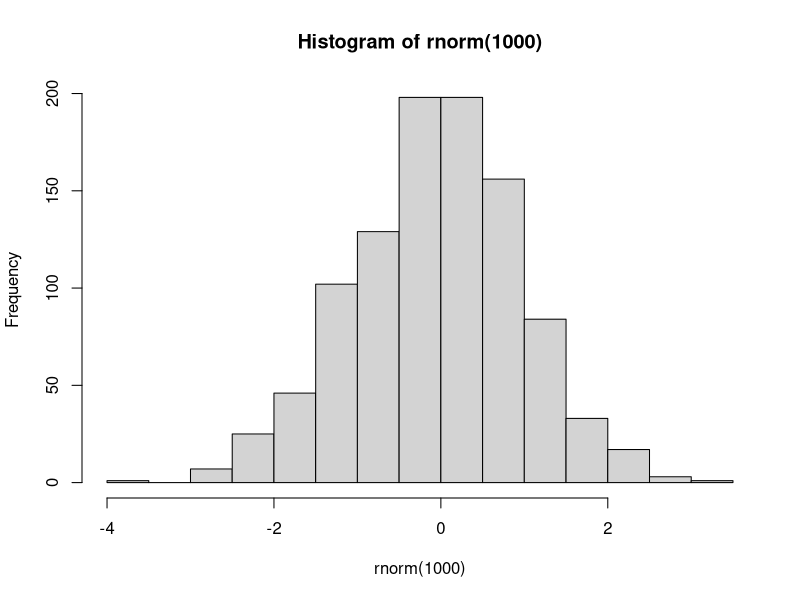
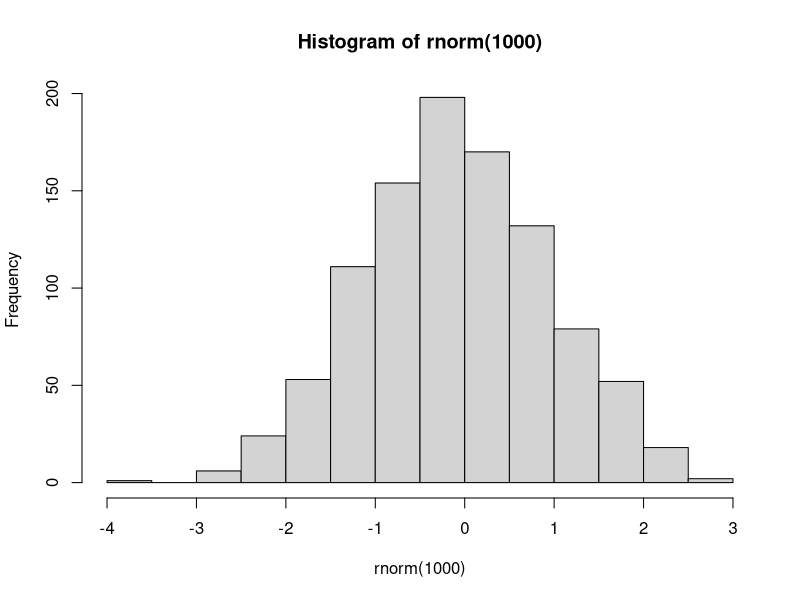
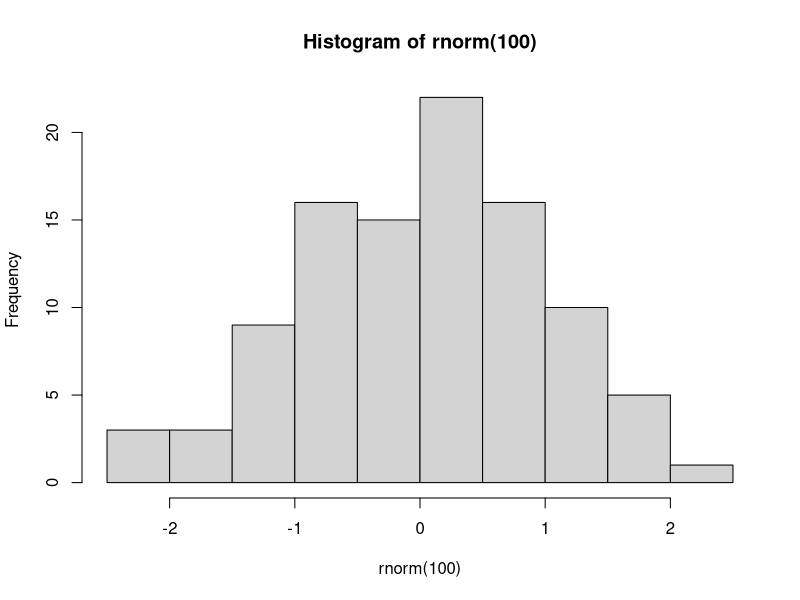

Write the R code that produced these figures, in order.
## ----include=FALSE--------------------------------------------------------------------------
suppressPackageStartupMessages(require(knitr))


## ----eval=F,echo=TRUE-----------------------------------------------------------------------
## library(rmarkdown)
## render("scripts/script.r")


## ----eval=F,echo=TRUE-----------------------------------------------------------------------
## render("scripts/script.r", output_format="html_document")


## ----eval=F,echo=TRUE,tidy=FALSE------------------------------------------------------------
## render("scripts/script.r", output_format="html_document",
##        output_file="myRenderedDoc.html",output_dir="scripts")


## ----eval=F---------------------------------------------------------------------------------
## # Generate some random numbers
## myRandNumbers <- rnorm(100,10,2)


## ----eval=F---------------------------------------------------------------------------------
## #' this would be placed as code
## # Generate some random numbers
## myRandNumbers <- rnorm(100,10,2)


## ----eval=F---------------------------------------------------------------------------------
## 
## #'
## #' title: "CWB making notes example"
## #' author: "Tom Carroll"
## #' date: "Day 3 of CWB"
## #'
## #' this would be placed as text in html
## # Generate some random numbers (This is a comment with code)
## myRandNumbers <- rnorm(100,10,2)


## ----eval=F---------------------------------------------------------------------------------
## 
## #' Some comments for text.
## #+ fig.width=3, fig.height=3
## myRandNumbers <- rnorm(100, 10, 2)
## hist(myRandNumbers)


## ----results='asis',eval=F------------------------------------------------------------------
## Italics = _Italics_ or *Italics*
## Bold  =  __Bold__ or **Bold**


## ----fig.width=5,fig.height=2---------------------------------------------------------------
hist(rnorm(1000))


## ----eval=F---------------------------------------------------------------------------------
## hist(rnorm(1000))


## ----fig.width=5,fig.height=2,echo=FALSE----------------------------------------------------
hist(rnorm(1000))


## ----tidy=T,fig.width=5,fig.height=2--------------------------------------------------------
        hist( 
rnorm(100  )
)


## ----collapse=T-----------------------------------------------------------------------------
temp <- rnorm(10)
temp

